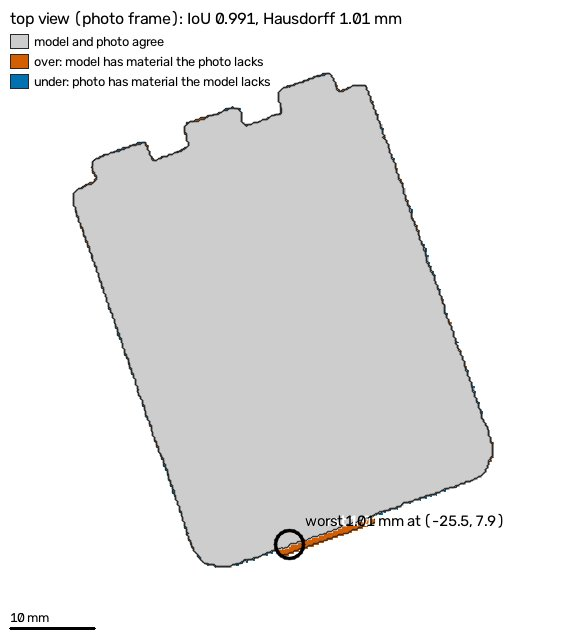
#> input picture data/replays/_blobs/00/00468c8dc0050fefd5f5b128d4490eb48f266c18c1c3f655f4884219b2434dd6.jpg, 566 x 640 px
$ python -i mocks.py   (imports and definitions only)
#> lines starting #> are read from the running program, lines starting #| are printed output that depends on the picture; after the words box and inside, x2 and y2 are one past the last pixel; in counts of white or black regions, pixels touching at a corner belong together
"""Deterministic mocks used when a stage has no key (or PROVIDER_MODE=mock).

The orchestrator plugs domain mocks with `register_mock(stage, handler)`; without one, each stage gets a built-in
fallback: a minimal schema-valid JSON answer (strings say "mock"), a placeholder CadQuery program for `build`,
a background-subtraction mask for `segment`, a labelled placeholder image and a labelled placeholder transcript.
Everything here is labelled mock by the caller (`mode="mock"`).
"""

from __future__ import annotations

import io
import json
from typing import Any

import numpy as np

from . import jsonschema_lite, media
from .base import MockHandler, ModelRequest, ProviderError

_handlers: dict[str, MockHandler] = {}

MOCK_TEXT_NOTE = "deterministic mock — no model was called"

MOCK_BUILD_PROGRAM = """```python
# MOCK placeholder program (deterministic mock, no model was called). Edit PARAMS only.
import cadquery as cq

PARAMS = {  # name: (default, min, max, step, unit, affects_fit, label)
    "length": (40.0, 10.0, 120.0, 0.5, "mm", True, "Length"),
    "width": (20.0, 5.0, 80.0, 0.5, "mm", True, "Width"),
    "thickness": (3.0, 1.2, 10.0, 0.1, "mm", True, "Thickness"),
}


def build(p):
    return cq.Workplane("XY").box(p["length"], p["width"], p["thickness"], centered=(True, True, False))


result = build({k: v[0] for k, v in PARAMS.items()})
```"""

MOCK_TRANSCRIPT = "hole thoda bada karo"


# [4 lines left out: function register_mock, not called in this run]


def unregister_mock(stage: str) -> None:
    _handlers.pop(stage, None)


def clear_mocks() -> None:
    _handlers.clear()


def handler_for(stage: str) -> MockHandler | None:
    return _handlers.get(stage)


# [34 lines left out: functions mock_complete, mock_segment, not called in this run]


def threshold_segment(rgb: Any) -> list[tuple[media.BoolMask, float]]:
    """Background subtraction on an RGB array: largest region unlike the border colour, holes filled."""
    import cv2

    gray = cv2.cvtColor(np.ascontiguousarray(rgb, dtype=np.uint8), cv2.COLOR_RGB2GRAY).astype(np.int16)
    border = np.concatenate([gray[0], gray[-1], gray[:, 0], gray[:, -1]])
#> border = 2412 values, max 255 at index 0, min 249 at index 1222, mean 255
    background = int(np.median(border))
#> background = 255
    diff = np.abs(gray - background).astype(np.uint8)
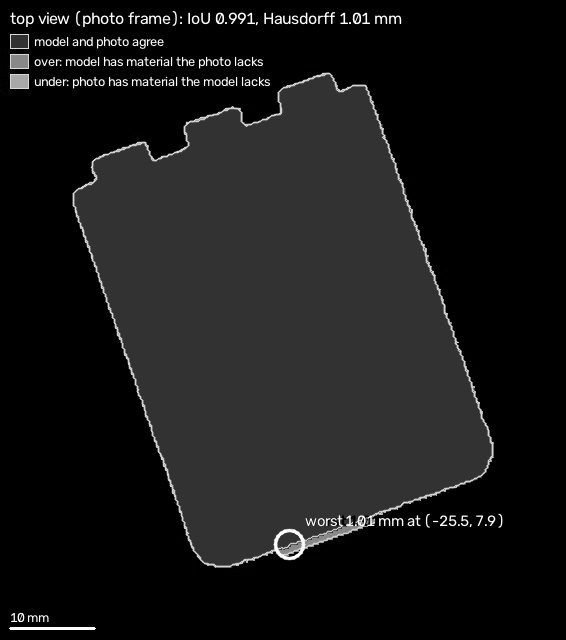
#> diff: shape (640, 566); min 0, max 255, mean 23.5
    if int(diff.max()) < 12:
        return []
    _, fg = cv2.threshold(diff, 0, 255, cv2.THRESH_BINARY + cv2.THRESH_OTSU)
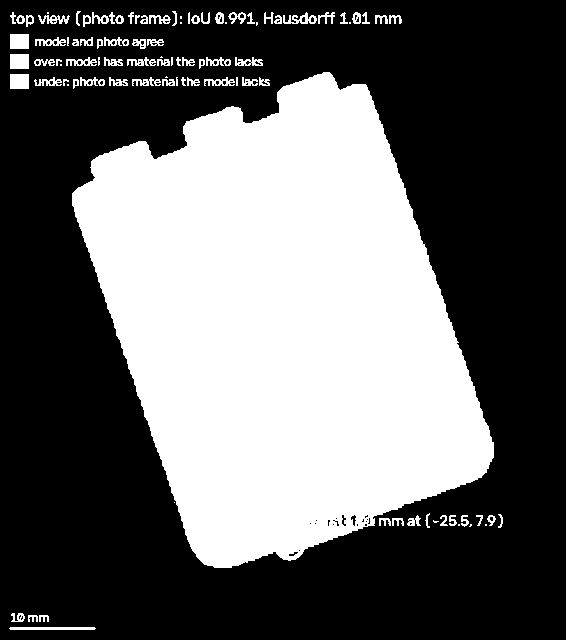
#> fg: shape (640, 566); 39.3% white; 97 white regions (20 under 20 px), largest, box (x1, y1, x2, y2) and area: (72, 72, 494, 568) 135835, (10, 34, 29, 49) 285, (10, 54, 29, 69) 285
    fg = cv2.morphologyEx(fg, cv2.MORPH_OPEN, np.ones((3, 3), np.uint8))
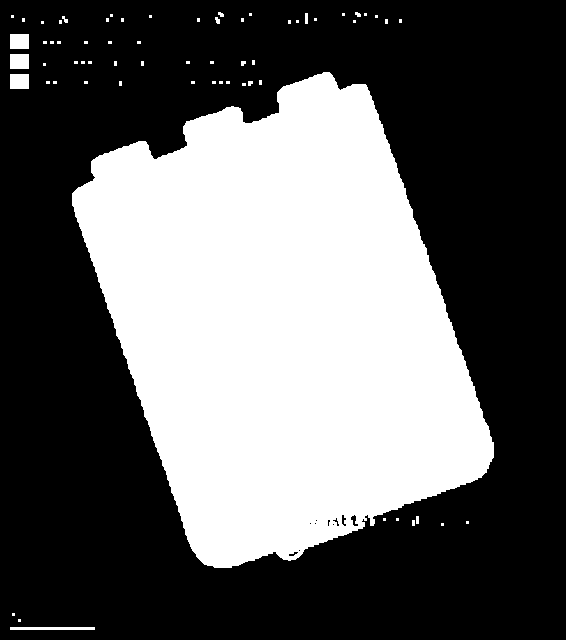
#> fg: shape (640, 566); 38% white; 65 white regions (52 under 20 px), largest, box (x1, y1, x2, y2) and area: (72, 72, 494, 568) 135788, (10, 34, 29, 49) 285, (10, 54, 29, 69) 285
    n, labels, stats, _ = cv2.connectedComponentsWithStats(fg, connectivity=8)
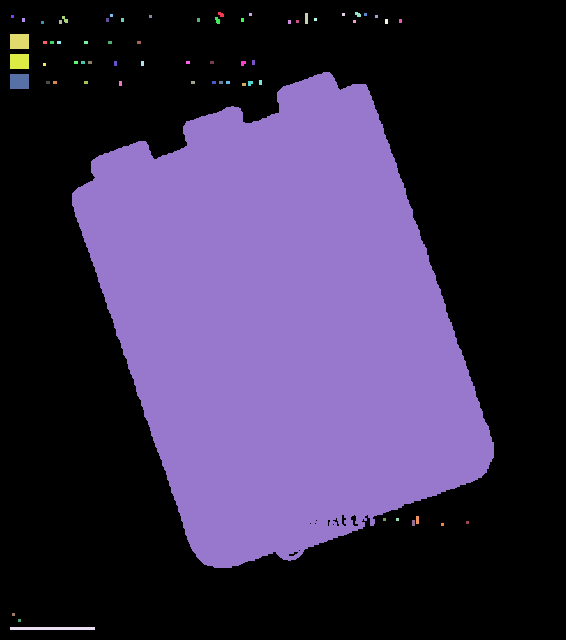
#> labels: shape (640, 566) int32; 66 distinct labels, from 0 to 65; one colour per label, 0 black
#> n = 66; stats = 66 rows, first 6: [0, 0, 566, 640, 224555], [218, 12, 6, 5, 22], [249, 13, 3, 3, 9], [305, 13, 3, 11, 33], [342, 13, 3, 3, 9], [355, 12, 6, 5, 22]
    if n <= 1:
        return []
    biggest = 1 + int(np.argmax(stats[1:, cv2.CC_STAT_AREA]))
#> biggest = 44
    mask = labels == biggest
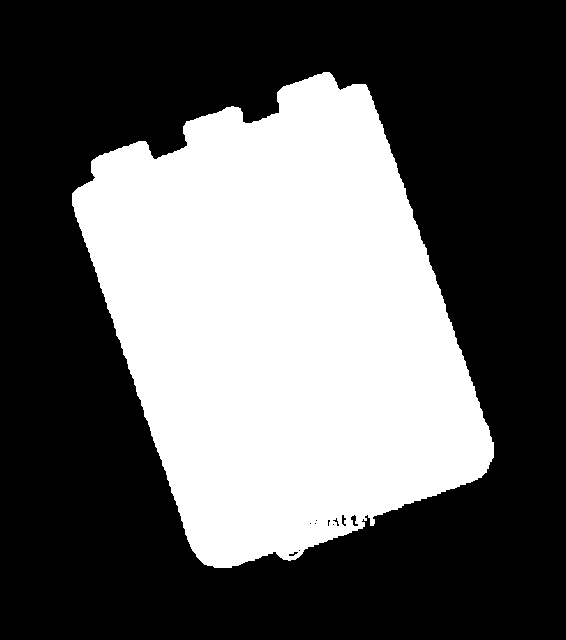
#> mask: shape (640, 566) bool; 37.5% white; 1 white region
    filled = np.zeros_like(fg)
    contours, _ = cv2.findContours(mask.astype(np.uint8), cv2.RETR_EXTERNAL, cv2.CHAIN_APPROX_NONE)
#> contours = 1 contour; box (x1, y1, x2, y2) and area: (72, 72, 494, 568) 135145
    cv2.drawContours(filled, contours, -1, 255, thickness=-1)
#> filled: shape (640, 566); 37.5% white; 1 white region, box (x1, y1, x2, y2) and area: (72, 72, 494, 568) 135899
    return [(filled > 0, 0.5)]


# [33 lines left out: function flood_segment, not called in this run]


MOCK_CONTRAST_FULL = 40.0  # grey-level difference across the mask edge that the mock calls fully confident


# [78 lines left out: functions mock_confidence, _font, label_image, mock_image, mock_transcript, not called in this run]


_mock_images: dict[str, bytes] = {}


# [5 lines left out: function remember_mock_image, not called in this run]


def recall_mock_image(response_id: str) -> bytes | None:
    return _mock_images.get(response_id)

>>> import cv2
>>> picture = cv2.cvtColor(cv2.imread('../../../data/replays/_blobs/00/00468c8dc0050fefd5f5b128d4490eb48f266c18c1c3f655f4884219b2434dd6.jpg'), cv2.COLOR_BGR2RGB)
>>> result = threshold_segment(picture)
#> result = 1 item
